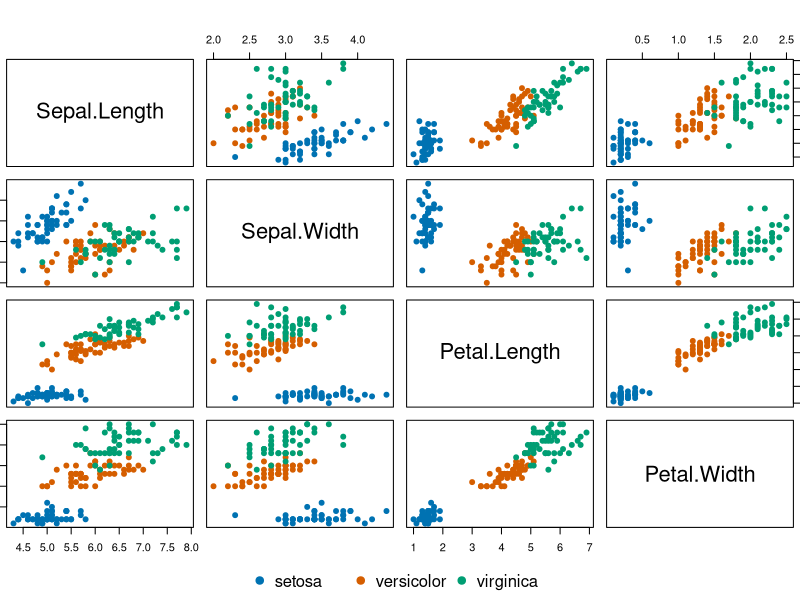
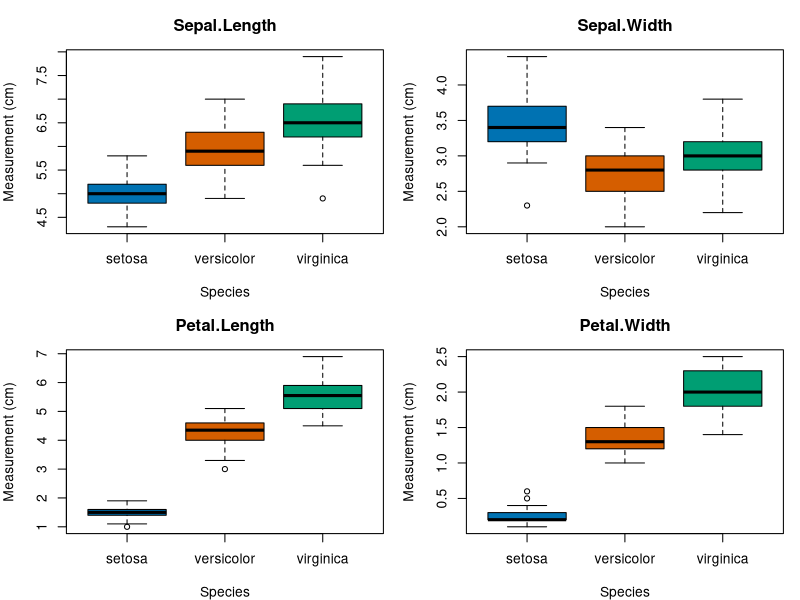
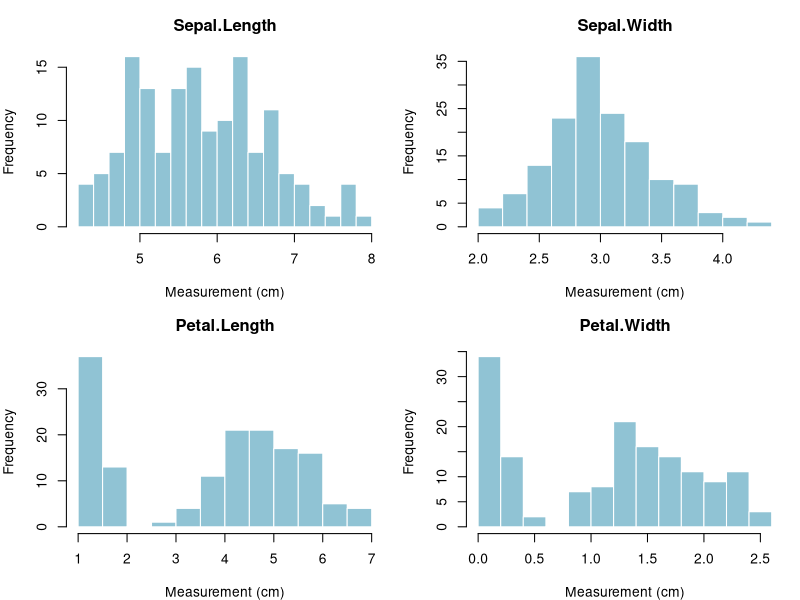
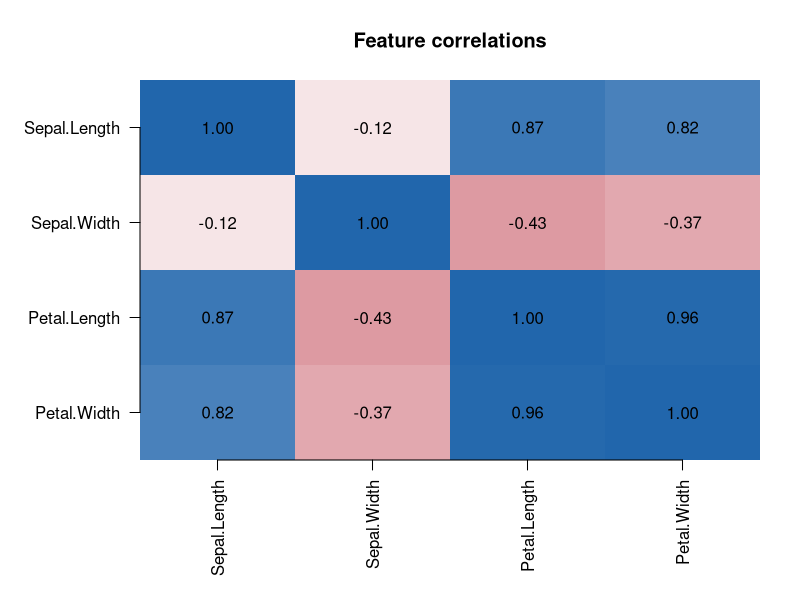
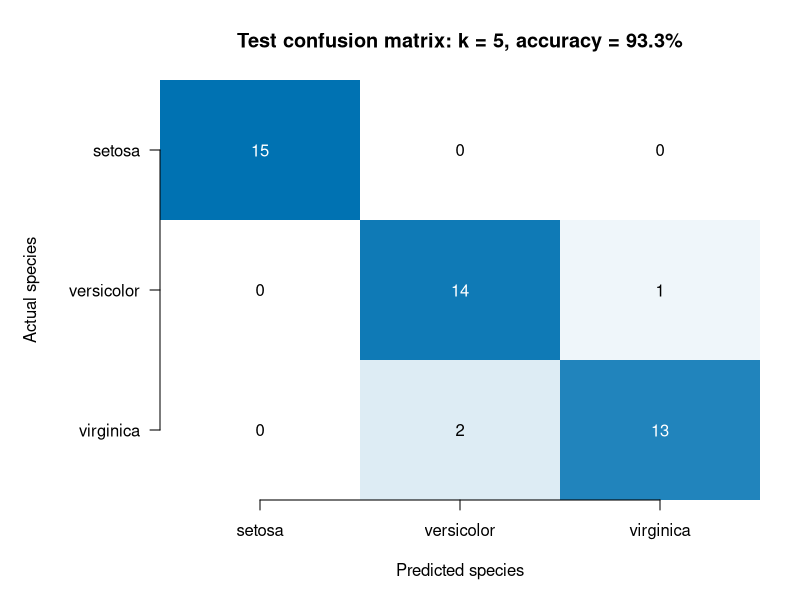

Write R code to recreate these figures, in order.
# DTS 211 - Analysis of the Iris Dataset in R
# Run from this folder: Rscript iris_analysis.R
suppressPackageStartupMessages(library(class))
dir.create("results", showWarnings=FALSE)
data(iris, package="datasets")
print(head(iris)); str(iris); print(summary(iris))
cat("Missing values:", sum(is.na(iris)), "\nDuplicates:", sum(duplicated(iris)), "\n")
print(table(iris$Species))
x <- iris[,1:4]
stats <- data.frame(Feature=names(x), Mean=sapply(x,mean), Median=sapply(x,median), SD=sapply(x,sd), Min=sapply(x,min), Max=sapply(x,max))
print(stats)
write.csv(stats,"results/summary.csv",row.names=FALSE)
by_species <- aggregate(x, list(Species=iris$Species), function(z)c(mean=mean(z),median=median(z),sd=sd(z)))
print(by_species)
write.csv(by_species,"results/summary_by_species.csv",row.names=FALSE)
cols <- c("#0072B2", "#D55E00", "#009E73")
png("results/pairplot.png",width=1400,height=1300,res=160)
pairs(x,col=cols[iris$Species],pch=19,oma=c(5,0,4,0))
mtext("Iris scatterplot matrix (cm)",side=3,outer=TRUE,line=1)
par(fig=c(0,1,0,0.065),mar=c(0,0,0,0),new=TRUE);plot.new()
legend("center",legend=levels(iris$Species),col=cols,pch=19,horiz=TRUE,bty="n");dev.off()
png("results/boxplots.png",width=1400,height=1000,res=160)
par(mfrow=c(2,2),mar=c(4,4,3,1))
for(n in names(x))boxplot(iris[[n]]~iris$Species,col=cols,main=n,xlab="Species",ylab="Measurement (cm)")
dev.off()
png("results/histograms.png",width=1400,height=1000,res=160)
par(mfrow=c(2,2),mar=c(4,4,3,1))
for(n in names(x))hist(x[[n]],breaks=15,col="#90C3D4",border="white",main=n,xlab="Measurement (cm)")
dev.off()
png("results/correlation.png",width=1200,height=1050,res=160)
par(mar=c(7,7,4,2));cr<-cor(x)
image(1:4,1:4,t(cr[4:1,]),col=colorRampPalette(c("#B2182B","white","#2166AC"))(100),zlim=c(-1,1),axes=FALSE,xlab="",ylab="",main="Feature correlations")
axis(1,1:4,labels=colnames(cr),las=2);axis(2,1:4,labels=rownames(cr)[4:1],las=2)
for(i in 1:4)for(j in 1:4)text(i,j,sprintf("%.2f",cr[5-j,i]))
dev.off()
# Stratified 70/30 split: 35 training and 15 test flowers per species.
set.seed(42)
train_idx <- sort(unlist(lapply(split(seq_len(nrow(iris)),iris$Species),function(ids)sample(ids,35))))
train <- x[train_idx,]; test <- x[-train_idx,]
y_train<-iris$Species[train_idx];y_test<-iris$Species[-train_idx]
# Fit standardisation on training data only.
center<-sapply(train,mean);spread<-sapply(train,sd)
train_z<-scale(train,center=center,scale=spread)
test_z<-scale(test,center=center,scale=spread)
# k is specified before examining the test set.
k<-5L
set.seed(42)
pred<-knn(train_z,test_z,y_train,k=k)
cm<-table(Actual=y_test,Predicted=pred)
accuracy<-mean(pred==y_test)
cat("\nk =",k," Test accuracy =",accuracy,"\n");print(cm)
write.csv(as.data.frame.matrix(cm),"results/confusion_matrix.csv")
write.csv(data.frame(k=k,accuracy=accuracy,train_n=nrow(train),test_n=nrow(test)),"results/metrics.csv",row.names=FALSE)
write.csv(data.frame(row=seq_len(nrow(iris)),set=ifelse(seq_len(nrow(iris))%in%train_idx,"train","test")),"results/split.csv",row.names=FALSE)
png("results/model.png",width=1100,height=1000,res=160)
par(mar=c(5,8,4,2));image(1:3,1:3,t(cm[3:1,]),col=colorRampPalette(c("white","#0072B2"))(100),axes=FALSE,xlab="Predicted species",ylab="",main=sprintf("Test confusion matrix: k = %d, accuracy = %.1f%%",k,100*accuracy))
axis(1,1:3,labels=colnames(cm));axis(2,1:3,labels=rownames(cm)[3:1],las=2)
mtext("Actual species",side=2,line=6)
for(i in 1:3)for(j in 1:3)text(i,j,cm[4-j,i],col=if(cm[4-j,i]>7)"white" else "black")
dev.off()
capture.output(sessionInfo(),file="results/sessionInfo.txt")
